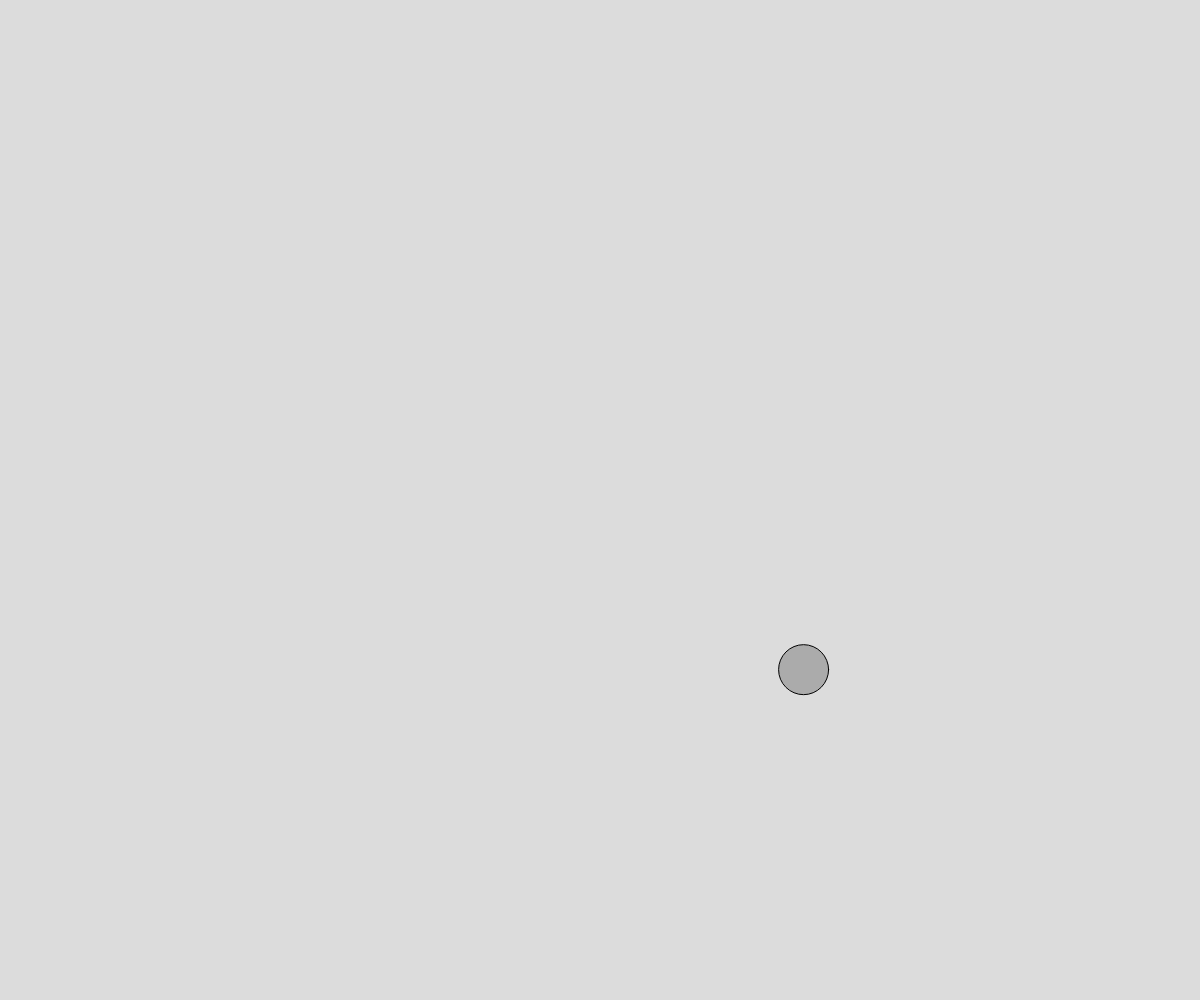
Frame 1 (no input)
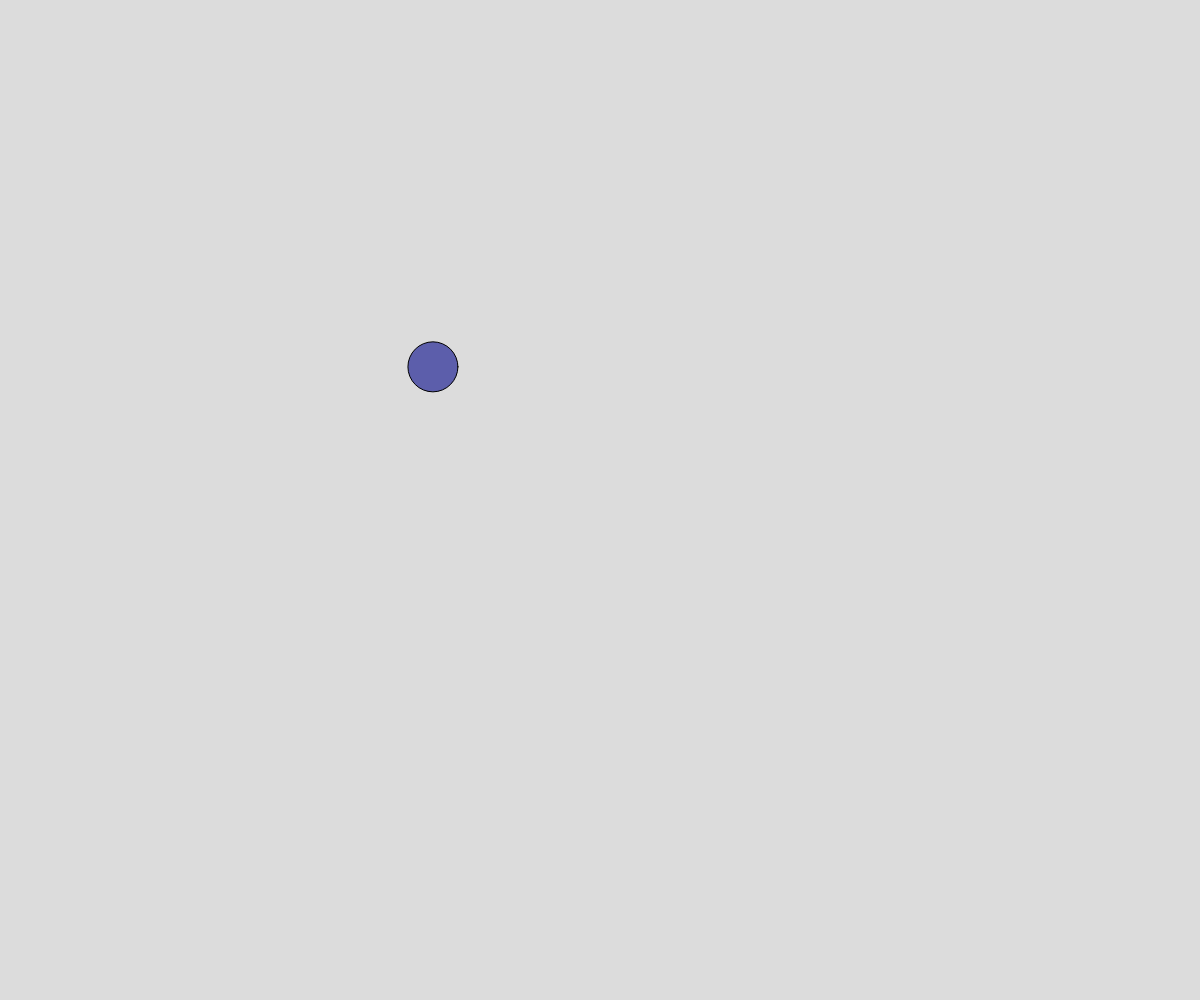
Frame 60 (no input)
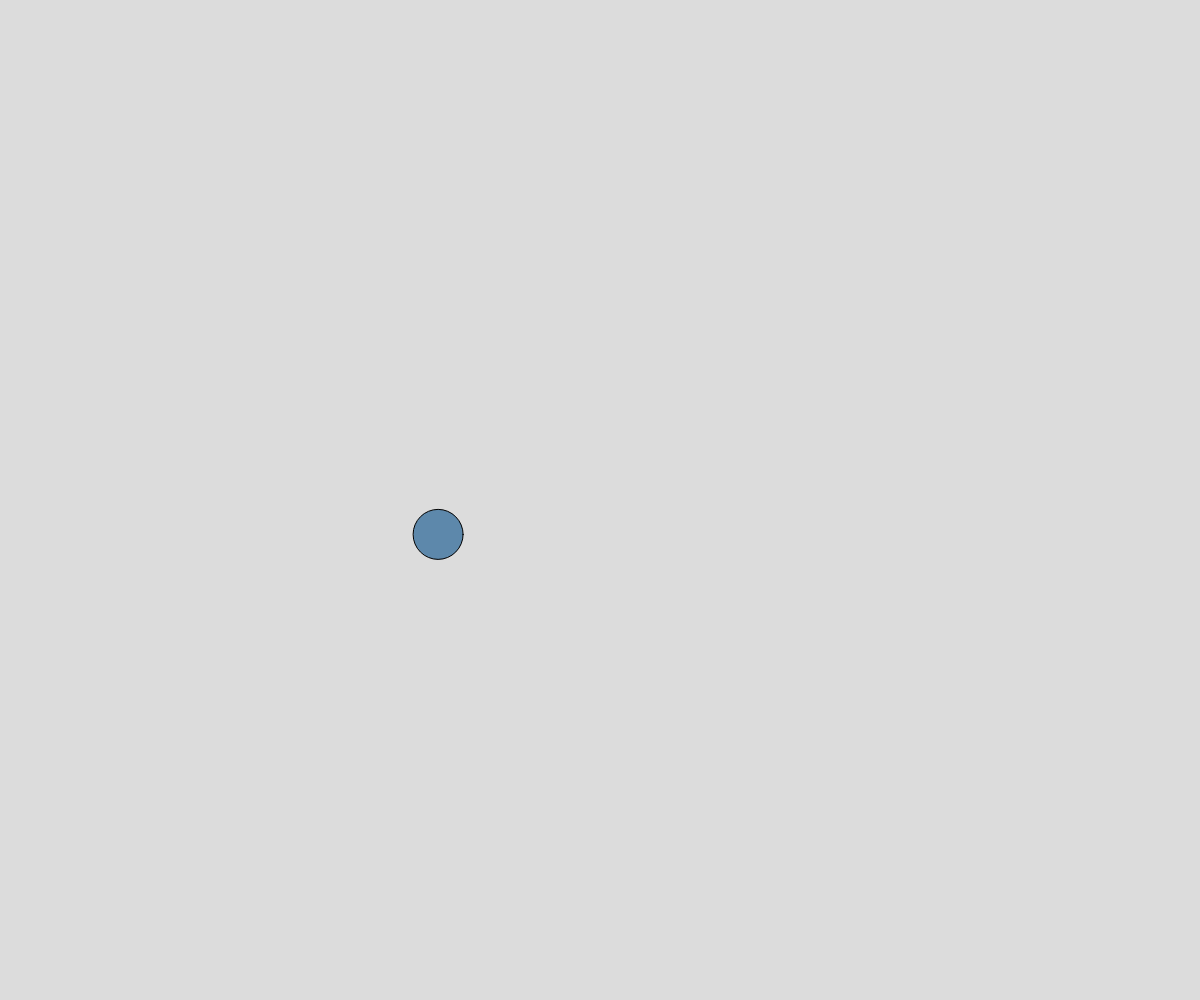
Frame 120 (the mouse pressed at the canvas centre since frame 60)

The p5.js sketch that drew these frames (run headless with seeded random() and noise() and a simulated clock; from frame 60 on, the mouse is pressed at the canvas centre):

// p5.js sketch
// ── sketch.js
// Project Title
// Your Name
// Date
//
// Extra for Experts:
// - describe what you did to take this project "above and beyond"
let x, y;
let timeX = 0;
let timeY = 0;
let timeW = 0;

function setup() {
  createCanvas(windowWidth, windowHeight);
  //width and height are defined by canvas
  //puts x,y in the corner
  x = width/2;
  y = height/2;
}

function draw() {
  background(220);

  x = noise(timeX) * width;
  y = noise(timeY) * height;
  // w = w+ noise(timeW)

  fill(noise(timeX)*255, noise(timeY)*255, noise(timeW)*255);
  circle(x,y,50);

  timeX += 0.01;
  timeY += 0.02; 
  timeW = timeW+0.00005;
}
